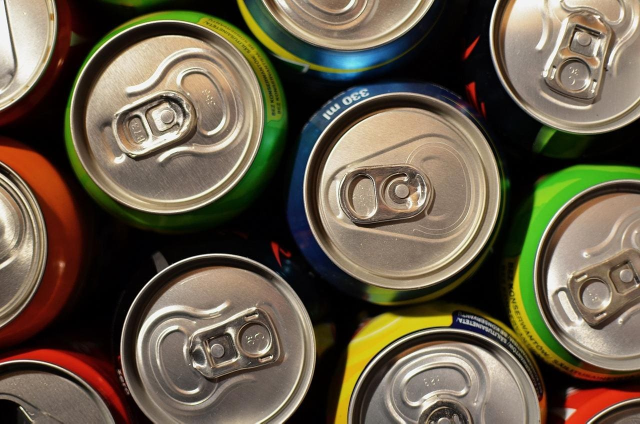
#> input picture imagens/economia-reciclagem-reciclaveis-mercado-mineiro-1713407444.jpeg, 1280 x 847 px, found by its file name (shown at 1/2 size)
$ jupyter execute TransformadaDeHoughCirculos.ipynb
#> lines starting #> are read from the running program, lines starting #| are printed output that depends on the picture; after the words box and inside, x2 and y2 are one past the last pixel; in counts of white or black regions, pixels touching at a corner belong together
<a href="https://colab.research.google.com/github/Duddu64/PDI/blob/main/TransformadaDeHoughCirculos.ipynb" target="_parent"></a>

Deteção de circulos

[cell 1]
from google.colab.patches import cv2_imshow
import cv2
import numpy as np

def detect_circles(img, img_color):
    img_blur = cv2.GaussianBlur(img, (3, 3), 0)

    circles = cv2.HoughCircles(img_blur, cv2.HOUGH_GRADIENT, dp=1, minDist=260,
                               param1=60, param2=30, minRadius=150, maxRadius=200)

    if circles is not None:
        circles = np.uint16(np.around(circles))
        for i in circles[0, :]:
            cv2.circle(img_color, (i[0], i[1]), i[2], (0, 255, 0), 2)
            cv2.circle(img_color, (i[0], i[1]), 2, (0, 0, 255), 3)

    return img_color

def main():
    img_color = cv2.imread('/content/economia-reciclagem-reciclaveis-mercado-mineiro-1713407444.jpeg', cv2.IMREAD_COLOR)
#> img_color is the input picture: shape (847, 1280, 3); mean B, G, R 73.1, 92.8, 103.8

    if img_color is None:
        print("Erro ao carregar a imagem.")
        return

    img_gray = cv2.cvtColor(img_color, cv2.COLOR_BGR2GRAY)
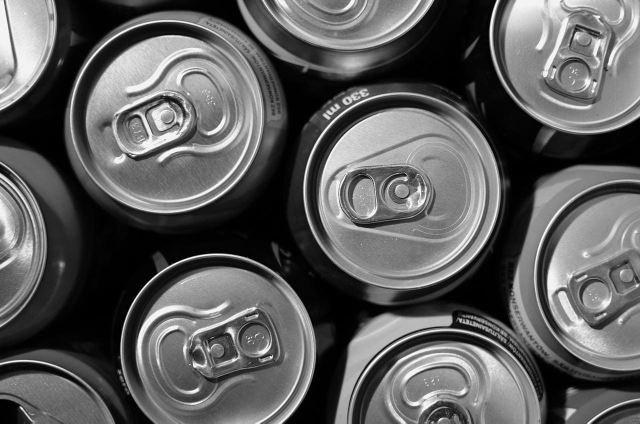
#> img_gray: shape (847, 1280) (shown at 1/2 size); min 0, max 255, mean 93.8

    img_with_circles = detect_circles(img_gray, img_color.copy())
#> in detect_circles, `circles = cv2.HoughCircles(img_blur, cv2.HOUGH_GRADIENT, dp=1, minDist..`: circles = [[802.5, 380.5, 196.1], [330.5, 232.5, 192.8], [433.5, 702.5, 191.7], [887.5, 845.5, 193.5], [1263.5, 551.5, 196.1], [1168.5, 71.5, 189.4]]
#> in detect_circles, `circles = np.uint16(np.around(circles))`: circles = [[802, 380, 196], [330, 232, 193], [434, 702, 192], [888, 846, 194], [1264, 552, 196], [1168, 72, 189]]
#> the loop in detect_circles, `for i in circles[0, :]:` made 6 passes
#> after the loop in detect_circles, `for i in circles[0, :]:`:
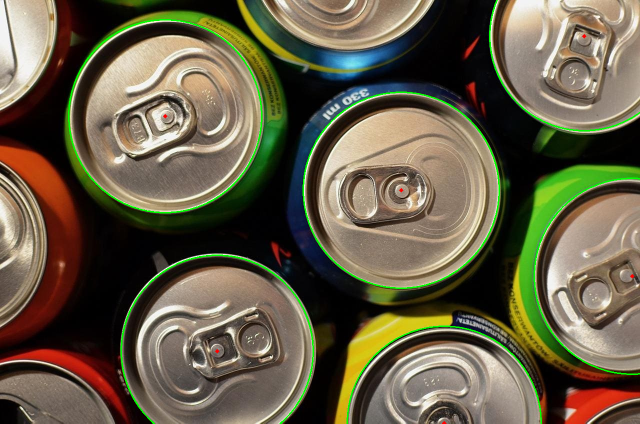
#> img_color: shape (847, 1280, 3) (shown at 1/2 size); mean of channels 0, 1, 2 71.4, 94.2, 101.6; drawn as B, G, R

    img_blur = cv2.GaussianBlur(img_gray, (3, 3), 0)
    img_canny = cv2.Canny(image=img_blur, threshold1=100, threshold2=200, apertureSize=3)
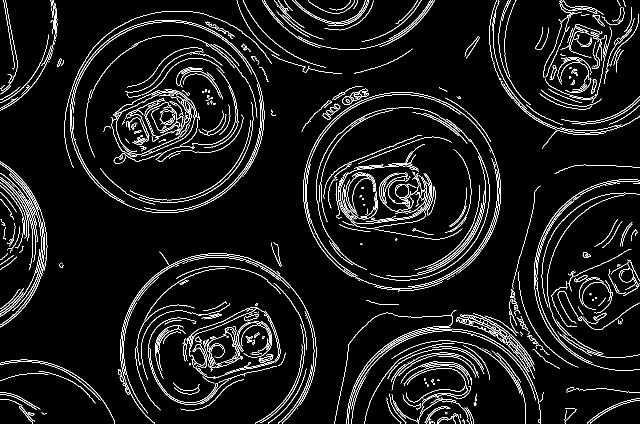
#> img_canny: shape (847, 1280) (shown at 1/2 size); 6.2% white in thin lines or dots

    cv2_imshow(img_gray)         # Imagem em escala de cinza
    cv2_imshow(img_canny)        # Imagem com bordas detectadas
    cv2_imshow(img_with_circles) # Imagem colorida com círculos

if __name__ == "__main__":
    main()

$ run again, with imagens/biel.png saved as imagens/economia-reciclagem-reciclaveis-mercado-mineiro-1713407444.jpeg
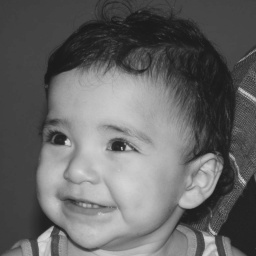
#> input picture imagens/biel.png, 256 x 256 px, found by its file name
#> in main, img_color is the input picture: shape (256, 256, 3); min 22, max 220, mean 100.9
#> circles = None
#> in main, `img_canny = cv2.Canny(image=img_blur, threshold1=100, threshold2=200, ..`:
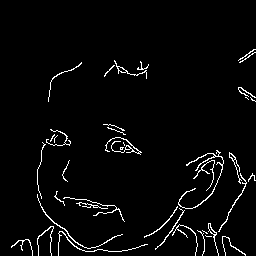
#> img_canny: shape (256, 256); 3.2% white in thin lines or dots, all inside (x1, y1, x2, y2) = (11, 49, 256, 256)
